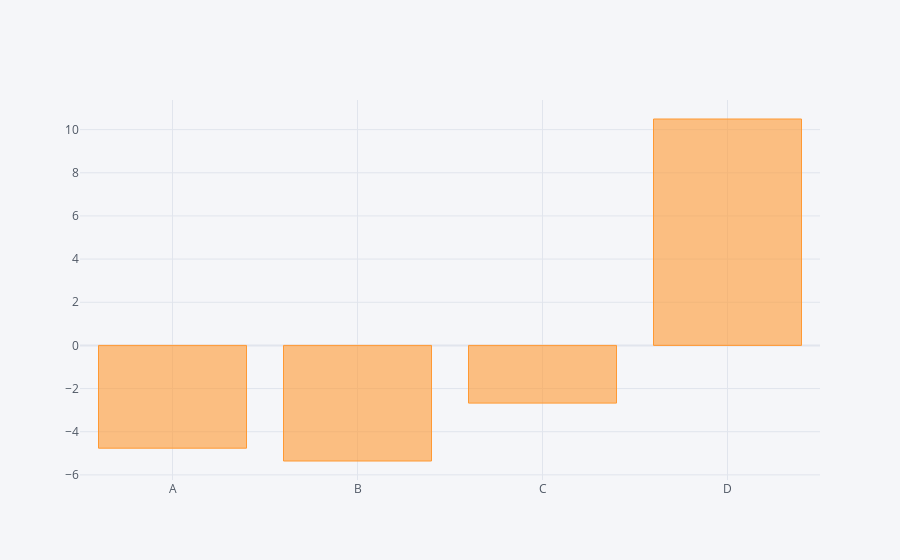

This figure's notebook cell:
### Code cell
df.sum().iplot(kind='bar')

### Figure 1 — Plotly figure (JSON) as saved in the notebook; plotly's stock layout.template omitted (floating-point values rounded to 4 significant figures)
{"data": [{"marker": {"color": "rgba(255, 153, 51, 0.6)", "line": {"color": "rgba(255, 153, 51, 1.0)", "width": 1}}, "name": "None", "orientation": "v", "text": "", "type": "bar", "x": ["A", "B", "C", "D"], "y": [-4.763, -5.357, -2.674, 10.49]}], "layout": {"legend": {"bgcolor": "#F5F6F9", "font": {"color": "#4D5663"}}, "paper_bgcolor": "#F5F6F9", "plot_bgcolor": "#F5F6F9", "title": {"font": {"color": "#4D5663"}}, "xaxis": {"gridcolor": "#E1E5ED", "showgrid": true, "tickfont": {"color": "#4D5663"}, "title": {"font": {"color": "#4D5663"}, "text": ""}, "zerolinecolor": "#E1E5ED"}, "yaxis": {"gridcolor": "#E1E5ED", "showgrid": true, "tickfont": {"color": "#4D5663"}, "title": {"font": {"color": "#4D5663"}, "text": ""}, "zerolinecolor": "#E1E5ED"}}}
